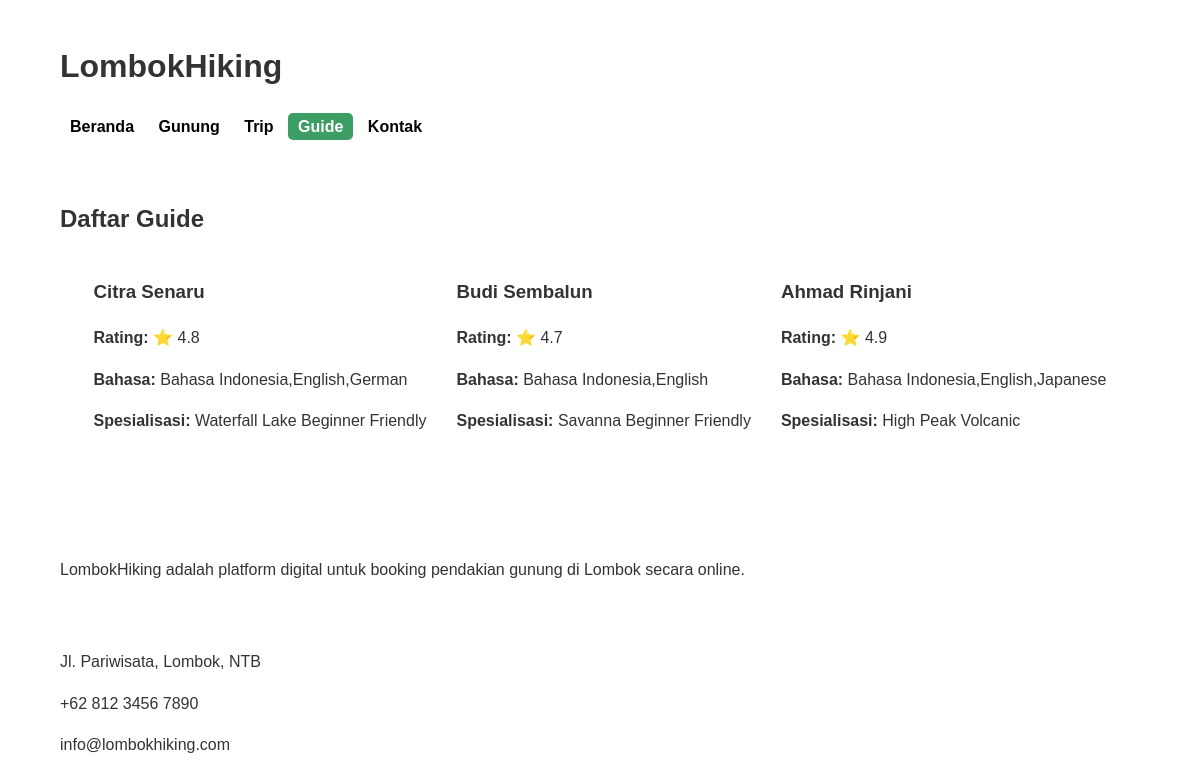
The app's page /views/guides.php, older data.
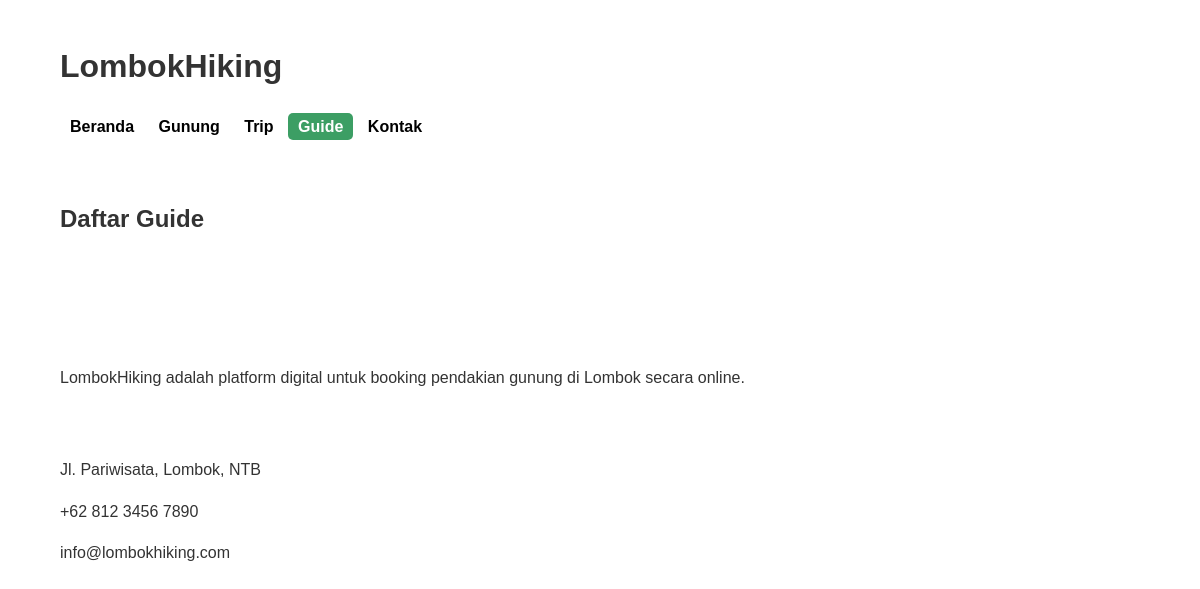
The same page, newer data.
### tables this page shows
CREATE TABLE guides (
    id INT AUTO_INCREMENT PRIMARY KEY,
    user_id INT UNIQUE NOT NULL,
    name VARCHAR(255) NOT NULL,
    rating DECIMAL(2,1) DEFAULT 0.0,
    languages VARCHAR(255),
    active TINYINT(1) DEFAULT 1,
    image_url VARCHAR(255) DEFAULT 'assets/images/guides/default.jpg',
    created_at TIMESTAMP DEFAULT CURRENT_TIMESTAMP,
    FOREIGN KEY (user_id) REFERENCES users(id)
);

### views/guides.php (the view, shortened to what this page needs)
<?php
require_once '../config.php';
$result = $conn->query("SELECT * FROM guides ORDER BY id DESC");
$guides = $result->fetch_all(MYSQLI_ASSOC);
?>
<!DOCTYPE html>
<html lang="id">
<head>
    <link rel="stylesheet" href="../assets/css/style.css">
</head>
<body>
<header class="site-header">
    <div class="container header-wrapper">
        <a href="../index.php" class="logo">
            <h1>LombokHiking</h1>
        </a>
        <nav class="main-nav">
            <a href="../index.php">Beranda</a>
            <a href="mountains.php">Gunung</a>
            <a href="trips.php">Trip</a>
            <a href="guides.php" class="active">Guide</a>
            <a href="contact.php">Kontak</a>
        </nav>
    </div>
</header>
<main class="container">
    <h2>Daftar Guide</h2>
    <div class="guide-list">
        <?php foreach ($guides as $guide): ?>
            <div class="guide-item">
                <h3><?php echo htmlspecialchars($guide['name']); ?></h3>
                <p><strong>Rating:</strong> ⭐ <?php echo number_format($guide['rating'], 1); ?></p>
                <p><strong>Bahasa:</strong> <?php echo htmlspecialchars($guide['languages']); ?></p>
                <p><strong>Spesialisasi:</strong>
                    <?php foreach (explode(',', $guide['specialization']) as $spec): ?>
                        <span class="spec-tag"><?php echo htmlspecialchars(trim($spec)); ?></span>
                    <?php endforeach; ?>
                </p>
            </div>
        <?php endforeach; ?>
    </div>
</main>
<footer class="site-footer">
    <div class="container footer-content">
        <div class="footer-section">
            <h3 class="footer-heading">Tentang Kami</h3>
            <p>LombokHiking adalah platform digital untuk booking pendakian gunung di Lombok secara online.</p>
        </div>
        <div class="footer-section">
            <h3 class="footer-heading">Kontak</h3>
            <p>Jl. Pariwisata, Lombok, NTB</p>
            <p>+62 812 3456 7890</p>
            <p>info@lombokhiking.com</p>
        </div>
    </div>
</footer>
</body>
</html>

### assets/css/style.css (style rules this page uses)
:root { --primary-color: #3c9e64; --secondary-color: #f39c12; --light-bg: #f0f2f5; --text-color: #333; --sidebar-bg: #1A1F2C; --admin-light-text: #888; --admin-border: #e0e0e0; --admin-danger: #f44336; --admin-warning: #ff9800; --admin-success: #4caf50; --admin-info: #2196f3; }
body { font-family: 'Poppins', sans-serif; background-color: #ffffff; margin: 0; padding: 0; color: var(--text-color); line-height: 1.6; }
a { color: inherit; text-decoration: none; }
.container { width: 90%; max-width: 1200px; margin: 0 auto; padding: 20px; }
.main-nav a { text-decoration: none; color: #000000; font-weight: 600; transition: color 0.3s ease, background-color 0.3s ease; padding: 5px 10px; position: relative; border-radius: 5px; }
.main-nav a:hover, .main-nav a.active { color: #ffffff; background-color: var(--primary-color); }
.main-nav a::after { content: ''; position: absolute; width: 0; height: 2px; bottom: -5px; left: 0; background-color: transparent; transition: width 0.3s ease-in-out; }
.footer-heading { font-size: 18px; font-weight: bold; margin-bottom: 20px; color: #ffffff; }
.guide-list { display: flex; justify-content: center; flex-wrap: wrap; gap: 30px; max-width: 1200px; margin: 0 auto; }

Row changes from the older to the newer data that the page shows:
removed guides: name "Citra Senaru", rating "4.8", languages "Bahasa Indonesia,English,German", specialization "Waterfall", specialization "Lake", specialization "Beginner Friendly"
removed guides: name "Budi Sembalun", rating "4.7", languages "Bahasa Indonesia,English", specialization "Savanna", specialization "Beginner Friendly"
removed guides: name "Ahmad Rinjani", rating "4.9", languages "Bahasa Indonesia,English,Japanese", specialization "High Peak", specialization "Volcanic"
